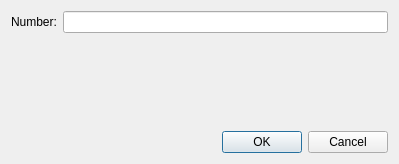
<?xml version="1.0" encoding="UTF-8"?>
<ui version="4.0">
 <class>AddNumberDialog</class>
 <widget class="QDialog" name="AddNumberDialog">
  <property name="geometry">
   <rect>
    <x>0</x>
    <y>0</y>
    <width>399</width>
    <height>164</height>
   </rect>
  </property>
  <property name="windowTitle">
   <string>Dialog</string>
  </property>
  <layout class="QVBoxLayout" name="verticalLayout">
   <item>
    <layout class="QHBoxLayout" name="horizontalLayout">
     <item>
      <widget class="QLabel" name="label">
       <property name="text">
        <string>Number:</string>
       </property>
      </widget>
     </item>
     <item>
      <widget class="QLineEdit" name="lineEdit"/>
     </item>
    </layout>
   </item>
   <item>
    <spacer name="verticalSpacer">
     <property name="orientation">
      <enum>Qt::Orientation::Vertical</enum>
     </property>
     <property name="sizeHint" stdset="0">
      <size>
       <width>20</width>
       <height>40</height>
      </size>
     </property>
    </spacer>
   </item>
   <item>
    <widget class="QDialogButtonBox" name="buttonBox">
     <property name="orientation">
      <enum>Qt::Orientation::Horizontal</enum>
     </property>
     <property name="standardButtons">
      <set>QDialogButtonBox::StandardButton::Cancel|QDialogButtonBox::StandardButton::Ok</set>
     </property>
    </widget>
   </item>
  </layout>
 </widget>
 <resources/>
 <connections>
  <connection>
   <sender>buttonBox</sender>
   <signal>accepted()</signal>
   <receiver>AddNumberDialog</receiver>
   <slot>accept()</slot>
   <hints>
    <hint type="sourcelabel">
     <x>248</x>
     <y>254</y>
    </hint>
    <hint type="destinationlabel">
     <x>157</x>
     <y>274</y>
    </hint>
   </hints>
  </connection>
  <connection>
   <sender>buttonBox</sender>
   <signal>rejected()</signal>
   <receiver>AddNumberDialog</receiver>
   <slot>reject()</slot>
   <hints>
    <hint type="sourcelabel">
     <x>316</x>
     <y>260</y>
    </hint>
    <hint type="destinationlabel">
     <x>286</x>
     <y>274</y>
    </hint>
   </hints>
  </connection>
 </connections>
</ui>
